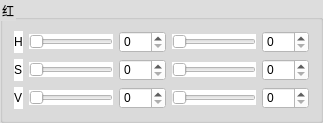
       <widget class="QGroupBox" name="redHSVBox">
        <property name="styleSheet">
         <string notr="true">background-color: rgb(221, 221, 221);</string>
        </property>
        <property name="title">
         <string>红</string>
        </property>
        <layout class="QGridLayout" name="gridLayout_6">
         <item row="1" column="1">
          <widget class="QSlider" name="s_UpperSlider_red">
           <property name="styleSheet">
            <string notr="true">background-color: rgb(255, 255, 255);</string>
           </property>
           <property name="maximum">
            <number>255</number>
           </property>
           <property name="orientation">
            <enum>Qt::Horizontal</enum>
           </property>
          </widget>
         </item>
         <item row="2" column="1">
          <widget class="QSlider" name="v_UpperSlider_red">
           <property name="styleSheet">
            <string notr="true">background-color: rgb(255, 255, 255);</string>
           </property>
           <property name="maximum">
            <number>255</number>
           </property>
           <property name="orientation">
            <enum>Qt::Horizontal</enum>
           </property>
          </widget>
         </item>
         <item row="0" column="4">
          <widget class="QSpinBox" name="h_LowerSpinBox_red">
           <property name="styleSheet">
            <string notr="true">background-color: rgb(255, 255, 255);</string>
           </property>
           <property name="maximum">
            <number>255</number>
           </property>
          </widget>
         </item>
         <item row="0" column="0">
          <widget class="QLabel" name="label_H_red">
           <property name="styleSheet">
            <string notr="true">background-color: rgb(255, 255, 255);</string>
           </property>
           <property name="text">
            <string>H</string>
           </property>
          </widget>
         </item>
         <item row="1" column="4">
          <widget class="QSpinBox" name="s_LowerSpinBox_red">
           <property name="styleSheet">
            <string notr="true">background-color: rgb(255, 255, 255);</string>
           </property>
           <property name="maximum">
            <number>255</number>
           </property>
          </widget>
         </item>
         <item row="2" column="0">
          <widget class="QLabel" name="label_V_red">
           <property name="styleSheet">
            <string notr="true">background-color: rgb(255, 255, 255);</string>
           </property>
           <property name="text">
            <string>V</string>
           </property>
          </widget>
         </item>
         <item row="2" column="3">
          <widget class="QSlider" name="v_LowerSlider_red">
           <property name="styleSheet">
            <string notr="true">background-color: rgb(255, 255, 255);</string>
           </property>
           <property name="maximum">
            <number>255</number>
           </property>
           <property name="orientation">
            <enum>Qt::Horizontal</enum>
           </property>
          </widget>
         </item>
         <item row="0" column="3">
          <widget class="QSlider" name="h_LowerSlider_red">
           <property name="styleSheet">
            <string notr="true">background-color: rgb(255, 255, 255);</string>
           </property>
           <property name="maximum">
            <number>255</number>
           </property>
           <property name="orientation">
            <enum>Qt::Horizontal</enum>
           </property>
          </widget>
         </item>
         <item row="2" column="2">
          <widget class="QSpinBox" name="v_UpperSpinBox_red">
           <property name="styleSheet">
            <string notr="true">background-color: rgb(255, 255, 255);</string>
           </property>
           <property name="maximum">
            <number>255</number>
           </property>
          </widget>
         </item>
         <item row="1" column="3">
          <widget class="QSlider" name="s_LowerSlider_red">
           <property name="styleSheet">
            <string notr="true">background-color: rgb(255, 255, 255);</string>
           </property>
           <property name="maximum">
            <number>255</number>
           </property>
           <property name="orientation">
            <enum>Qt::Horizontal</enum>
           </property>
          </widget>
         </item>
         <item row="0" column="2">
          <widget class="QSpinBox" name="h_UpperSpinBox_red">
           <property name="styleSheet">
            <string notr="true">background-color: rgb(255, 255, 255);</string>
           </property>
           <property name="maximum">
            <number>255</number>
           </property>
          </widget>
         </item>
         <item row="0" column="1">
          <widget class="QSlider" name="h_UpperSlider_red">
           <property name="styleSheet">
            <string notr="true">background-color: rgb(255, 255, 255);</string>
           </property>
           <property name="maximum">
            <number>255</number>
           </property>
           <property name="orientation">
            <enum>Qt::Horizontal</enum>
           </property>
          </widget>
         </item>
         <item row="1" column="0">
          <widget class="QLabel" name="label_S_red">
           <property name="styleSheet">
            <string notr="true">background-color: rgb(255, 255, 255);</string>
           </property>
           <property name="text">
            <string>S</string>
           </property>
          </widget>
         </item>
         <item row="1" column="2">
          <widget class="QSpinBox" name="s_UpperSpinBox_red">
           <property name="styleSheet">
            <string notr="true">background-color: rgb(255, 255, 255);</string>
           </property>
           <property name="maximum">
            <number>255</number>
           </property>
          </widget>
         </item>
         <item row="2" column="4">
          <widget class="QSpinBox" name="v_LowerSpinBox_red">
           <property name="styleSheet">
            <string notr="true">background-color: rgb(255, 255, 255);</string>
           </property>
           <property name="maximum">
            <number>255</number>
           </property>
          </widget>
         </item>
        </layout>
       </widget>
